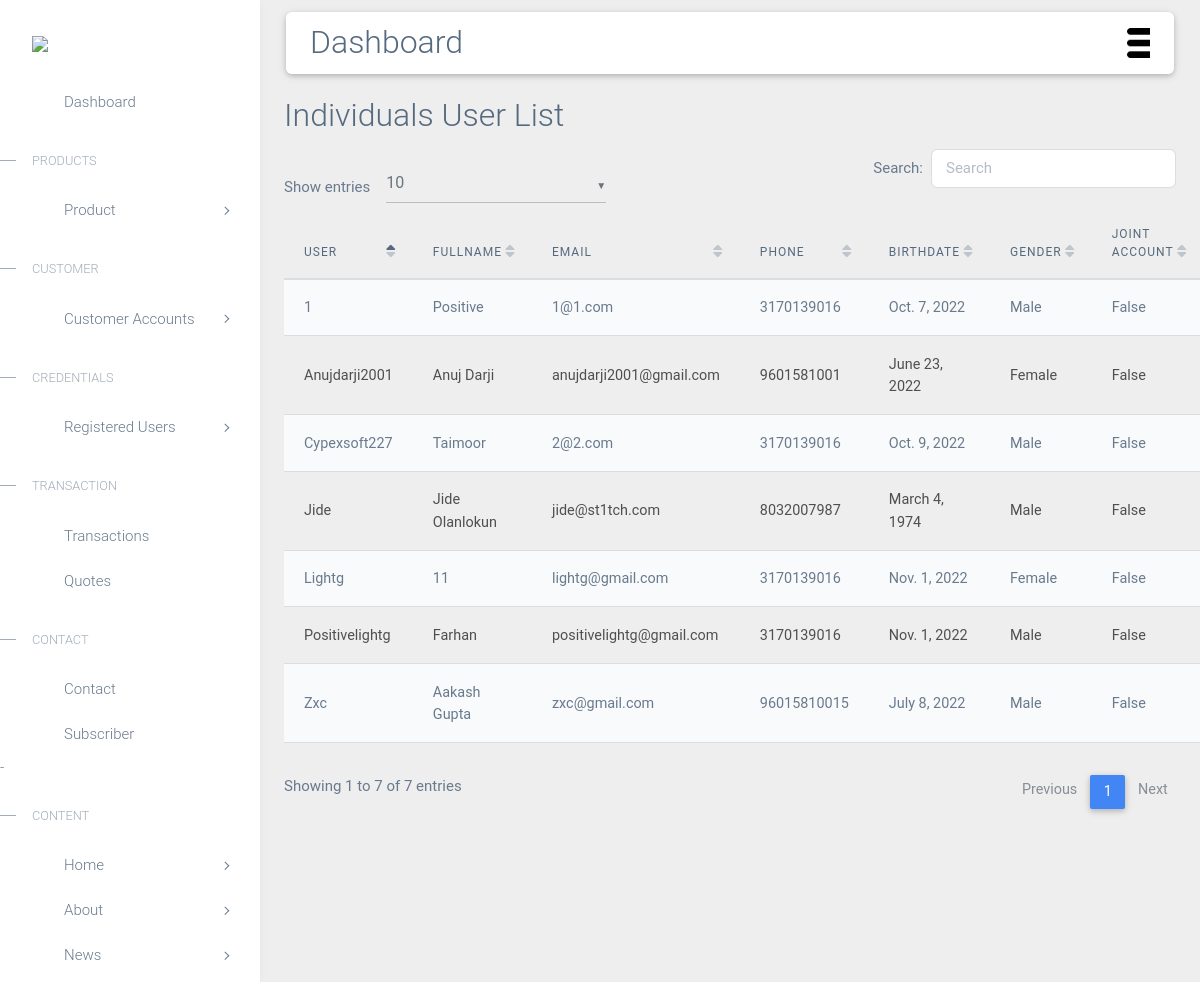
Screenshot of /devadmin/iuserlist/ with the database file from the repository.
### accounts/models.py (models this page shows)
class  IndividualRegister(models.Model):
   try:
    user = models.ForeignKey(User, on_delete=models.CASCADE)
    typeofuser = models.CharField(max_length=200, default="None")
    f_name = models.CharField(max_length=200)
    l_name = models.CharField(max_length=200)
    print(l_name)
    phone = models.PositiveIntegerField()
    house_number = models.CharField(max_length=200)
    street_name = models.CharField(max_length=500)
    city = models.CharField(max_length=200)
    state = models.CharField(max_length=200)
    country = models.CharField(max_length=200)
    birthdate = models.DateField()
    gender = models.CharField(max_length=200)
    occupation = models.CharField(max_length=200)
    NIN = models.CharField(max_length=200)
    BVN = models.CharField(max_length=200)
    joint_account = models.BooleanField(default=False)
    individual_signature = models.ImageField(upload_to='individualsignpic')
    individual_photo = models.ImageField(upload_to='individualprofilepic')
    kin_name = models.CharField(max_length=200)
    kin_relationship = models.CharField(max_length=200)
    kin_phone = models.PositiveIntegerField()
    kin_house_number = models.CharField(max_length=200)
    kin_street_name = models.CharField(max_length=500)
    kin_city = models.CharField(max_length=200)
    kin_state = models.CharField(max_length=200)
    kin_country = models.CharField(max_length=200)
    def str(self):
        return str(self.id)
   except Exception as e:
    print(e)

### accounts/views.py (the view)
# urls.py: path('devadmin/iuserlist/', views.adminaindividualusers, name='adminaindividualusers'),
def adminaindividualusers(request):
    iusers = IndividualRegister.objects.raw('SELECT  auth_user.email u_email,  * FROM accounts_individualregister JOIN auth_user on auth_user.id = accounts_individualregister.user_id where accounts_individualregister.joint_account = false')
    return render(request, 'devadmin/adminaindividualusers.html',{'iusers':iusers})

### accounts/templates/devadmin/adminaindividualusers.html (shortened to what this page needs)
{% extends 'devadmin/base.html' %}
{% load static %}
{% block main-content %}
<link rel="stylesheet" href="https://use.fontawesome.com/releases/v5.8.2/css/all.css">
<link rel="stylesheet" href="{% static 'devadmin/css/addons/mdb.min.css' %}" />
<link rel="stylesheet" href="{% static 'devadmin/css/addons/datatables.min.css' %}" />
<link rel="stylesheet" href="{% static 'devadmin/css/addons/datatables-select.min.css' %}" />
<div class="m-4">
    <h2 class=""> Individuals User List</h2>
<table id="dtMaterialDesignExample" class="table table-striped table-responsive" cellspacing="0" width="100%">
<thead>
    <tr>
        <th>User</th>
        <th>Fullname</th>
        <th>Email</th>
        <th>Phone</th>
        <th>Birthdate</th>
        <th>Gender</th>
        <th>Joint Account</th>
    </tr>
</thead>
<tbody>
    {% if iusers %}
    {% for i in iusers %}
    <tr>
        <td>{{i.user|capfirst}}</td>
        <td>{{i.f_name|capfirst}}</td>
        <td>{{i.u_email}}</td>
        <td>{{i.phone}}</td>
        <td>{{i.birthdate}}</td>
        <td>{{i.gender}}</td>
        <td>{{i.joint_account}}</td>
    </tr>
    {% endfor %}
    {% endif %}
</tbody>
</table>
</div>
</div>
{% endblock main-content %}

### accounts/static/accounts/css/style.css (style rules this page uses)
body, html { margin: 0; padding: 0; overflow-x: hidden; }

### rows the page displays
IndividualRegister: user "Anujdarji2001", f_name "Anuj Darji", u_email "anujdarji2001@gmail.com", phone "9601581001", birthdate "June 23, 2022", gender "Female", joint_account "False"
IndividualRegister: user "Zxc", f_name "Aakash Gupta", u_email "zxc@gmail.com", phone "96015810015", birthdate "July 8, 2022", gender "Male", joint_account "False"
IndividualRegister: user "Jide", f_name "Jide Olanlokun", u_email "jide@st1tch.com", phone "8032007987", birthdate "March 4, 1974", gender "Male", joint_account "False"
IndividualRegister: user "1", f_name "Positive", u_email "1@1.com", phone "3170139016", birthdate "Oct. 7, 2022", gender "Male", joint_account "False"
IndividualRegister: user "Cypexsoft227", f_name "Taimoor", u_email "2@2.com", phone "3170139016", birthdate "Oct. 9, 2022", gender "Male", joint_account "False"
IndividualRegister: user "Lightg", f_name "11", u_email "lightg@gmail.com", phone "3170139016", birthdate "Nov. 1, 2022", gender "Female", joint_account "False"
IndividualRegister: user "Positivelightg", f_name "Farhan", u_email "positivelightg@gmail.com", phone "3170139016", birthdate "Nov. 1, 2022", gender "Male", joint_account "False"
